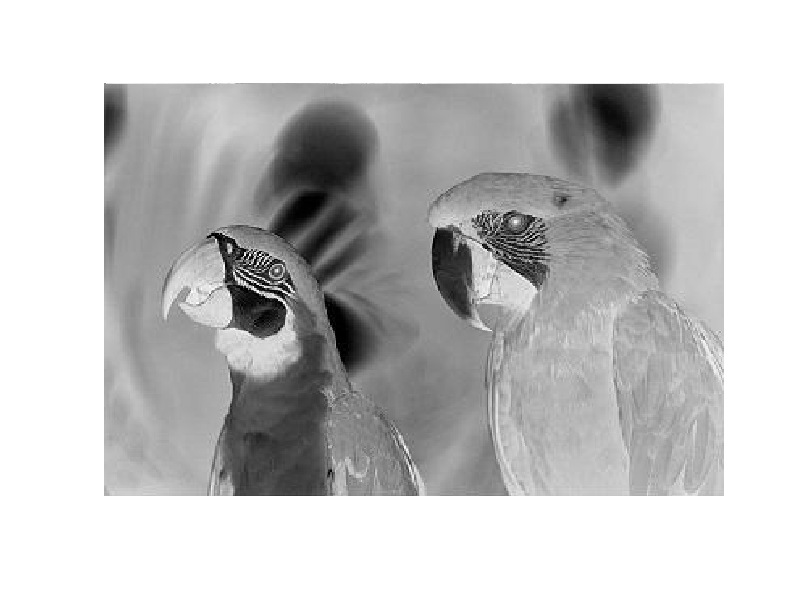

Source code (MATLAB):
%code to covert the hex values back to original image
fid = fopen('imgnew.txt', 'r');         %verilog output path here
if fid == -1, error('Cannot open file'); end
uselesscomments=textscan(fid,'%c',168);   
ImgData = fscanf(fid, '%x ',Inf);
Img     = reshape(ImgData,[256 384]);
Img = cat(3, Img, Img, Img);
Img = uint8(Img);
imshow(Img);
fclose(fid);
